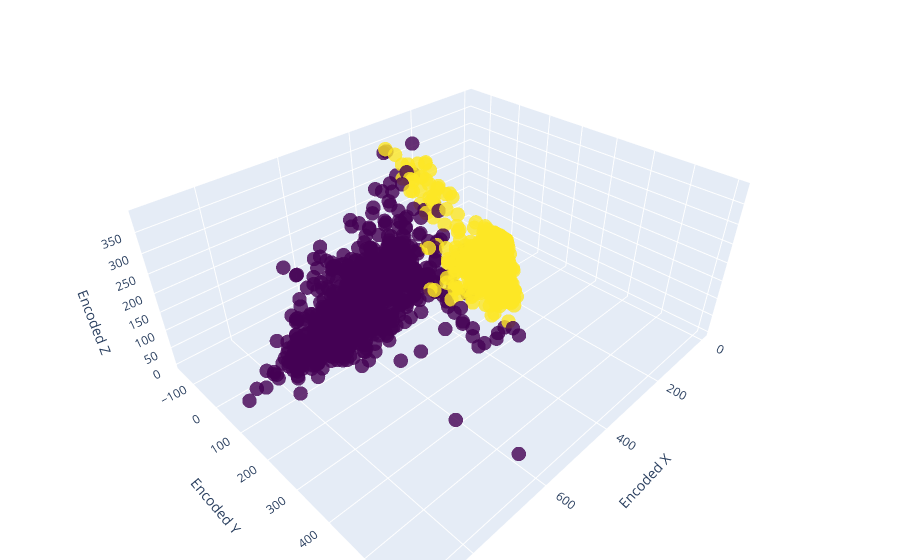

Notebook code for this chart:
### Code cell
import plotly.graph_objs as go

# Create a trace for the clusters
cluster_trace = go.Scatter3d(
    x=encoded_combined[:, 0],
    y=encoded_combined[:, 1],
    z=encoded_combined[:, 2],
    mode='markers',
    marker=dict(
        size=5,
        color=cluster_labels,  # set color to cluster labels
        colorscale='Viridis',  # choose a color scale
        opacity=0.8
    )
)

# Define the layout of the plot
layout = go.Layout(
    margin=dict(l=0, r=0, b=0, t=0),
    scene=dict(
        xaxis=dict(title='Encoded X'),
        yaxis=dict(title='Encoded Y'),
        zaxis=dict(title='Encoded Z')
    )
)

# Create the figure
fig = go.Figure(data=[cluster_trace], layout=layout)

# Plot the figure
fig.show()

### Figure 1 — Plotly figure (JSON) as saved in the notebook; plotly's stock layout.template omitted (floating-point values rounded to 4 significant figures; data arrays with more than 128 entries replaced by an {"elided": "..."} marker saying what was removed)
{"data": [{"marker": {"color": {"elided": "2000 int values"}, "colorscale": [[0, "#440154"], [0.1111, "#482878"], [0.2222, "#3e4989"], [0.3333, "#31688e"], [0.4444, "#26828e"], [0.5556, "#1f9e89"], [0.6667, "#35b779"], [0.7778, "#6ece58"], [0.8889, "#b5de2b"], [1, "#fde725"]], "opacity": 0.8, "size": 5}, "mode": "markers", "type": "scatter3d", "x": {"elided": "2000 float values"}, "y": {"elided": "2000 float values"}, "z": {"elided": "2000 float values"}}], "layout": {"margin": {"b": 0, "l": 0, "r": 0, "t": 0}, "scene": {"xaxis": {"title": {"text": "Encoded X"}}, "yaxis": {"title": {"text": "Encoded Y"}}, "zaxis": {"title": {"text": "Encoded Z"}}}}}
